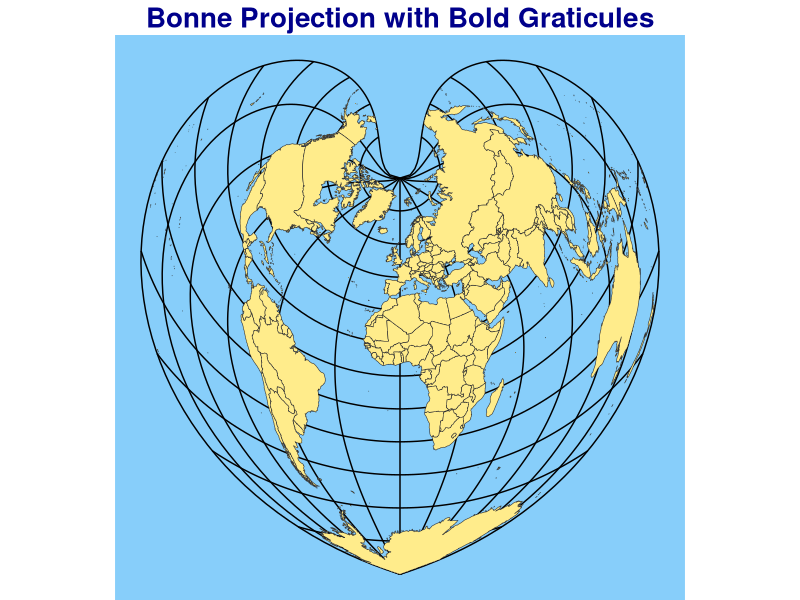

Recreate this plot in R.
# Load libraries
library(sf)
library(ggplot2)
library(rnaturalearth)

# Fetch world data
world <- rnaturalearth::ne_countries(scale = "medium", returnclass = "sf")

# Transform the world data to Bonne (heart-shaped)
bonne_crs <- "+proj=bonne +lat_1=60 +lon_0=0"  # Define the Bonne projection CRS
world_heart <- st_transform(world, crs = bonne_crs)

# Generate graticules (gridlines) and reproject them into Bonne projection
graticules <- st_graticule(
  lon = seq(-180, 180, by = 30),  # Longitude lines every 30 degrees
  lat = seq(-90, 90, by = 15)    # Latitude lines every 15 degrees
) %>% 
  st_transform(crs = bonne_crs)  # Reproject graticules into Bonne projection

# Plot the Bonne projection map with bolder and darker graticules
ggplot() +
  geom_sf(data = graticules, color = "black", linetype = "solid", size = 0.6) +  # Darker and thicker graticules
  geom_sf(data = world_heart, fill = "lightgoldenrod1", color = "gray20", size = 0.3) +  # Land
  theme_void() + 
  theme(
    panel.background = element_rect(fill = "lightskyblue", color = NA),  # Ocean
    plot.title = element_text(size = 20, face = "bold", hjust = 0.5, color = "darkblue")
  ) +
  labs(title = "Bonne Projection with Bold Graticules")
